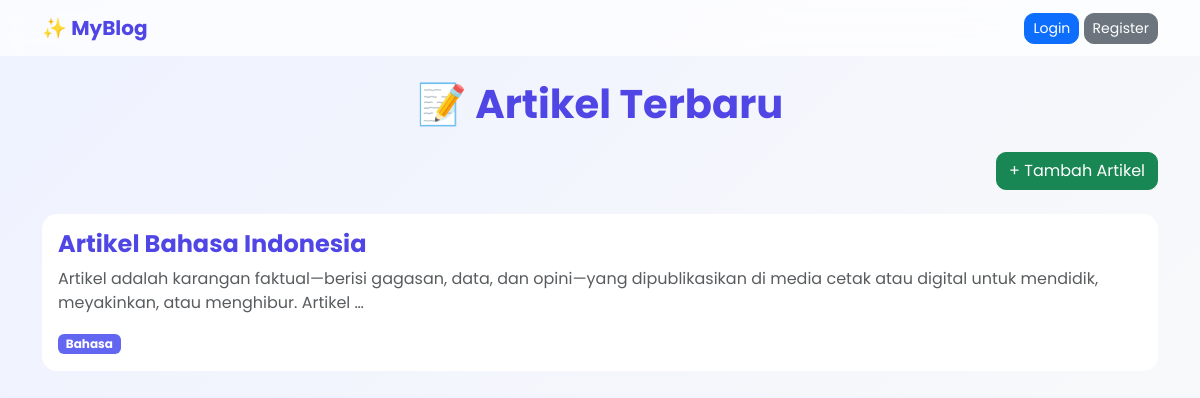
The page / on the database its author committed.
### blog/models.py (models this page shows, shortened)
class ArtikelBlog(models.Model):
    judul = models.CharField(max_length=200)
    isi = models.TextField()
    kategori = models.ForeignKey(Kategori, on_delete=models.CASCADE)
    created_at = models.DateTimeField(auto_now_add=True)
    created_by = models.ForeignKey(User, on_delete=models.CASCADE)

class Kategori(models.Model):
    name = models.CharField(max_length=100)
    created_at = models.DateTimeField(auto_now_add=True)
    created_by = models.ForeignKey(User, on_delete=models.CASCADE)

### blog/views.py (the view)
# urls.py: path('', home),
def home(request):
    data_artikel = ArtikelBlog.objects.all()
    return render(request, 'home.html', {'artikel': data_artikel})

### blog/templates/home.html (shortened to what this page needs)
<!DOCTYPE html>
<html>
<head>
    <link href="https://cdn.jsdelivr.net/npm/bootstrap@5.3.0/dist/css/bootstrap.min.css" rel="stylesheet">
</head>
<body>
<nav class="navbar navbar-expand-lg sticky-top">
<div class="container">
    <span class="navbar-brand fw-bold" style="color:#4f46e5;">✨ MyBlog</span>
    <div>
        {% if user.is_authenticated %}
            <span class="me-3">Hi, {{ user.username }}</span>
            <form action="/logout/" method="post" style="display:inline;">
                {% csrf_token %}
                <button class="btn btn-danger btn-sm">Logout</button>
            </form>
        {% else %}
            <a href="/login/" class="btn btn-primary btn-sm">Login</a>
            <a href="/register/" class="btn btn-secondary btn-sm">Register</a>
        {% endif %}
    </div>
</div>
</nav>
<div class="container mt-4">
<h1 class="text-center mb-4 fw-bold" style="color:#4f46e5;">
    📝 Artikel Terbaru
</h1>
<div class="text-end mb-4">
    <a href="/tambah/" class="btn btn-success">+ Tambah Artikel</a>
</div>
{% for a in artikel %}
<div class="card mb-4 border-0">
    <div class="card-body">
        <h4 class="fw-bold">
            <a href="/detail/{{ a.id }}/">{{ a.judul }}</a>
        </h4>
        <p class="text-muted">{{ a.isi|truncatewords:20 }}</p>
        <span class="badge" style="background:#6366f1;">
            {{ a.kategori.name }}
        </span>
    </div>
</div>
{% endfor %}
</div>
</body>
</html>

### blog/templates/home.html (style rules this page uses)
body { font-family: 'Poppins', sans-serif; background: linear-gradient(135deg, #eef2ff, #f8f9fa); }
.navbar { backdrop-filter: blur(10px); background: rgba(255,255,255,0.7); }
.card { border-radius: 15px; transition: 0.3s; }
.btn { border-radius: 10px; transition: 0.3s; }
a { text-decoration: none; color: #4f46e5; }

### rows shown on the page
ArtikelBlog: judul "Artikel Bahasa Indonesia", isi "Artikel adalah karangan faktual—berisi gagasan, data, dan opini—yang dipublikasikan di media cetak atau digital untuk mendidik, meyakinkan, atau menghibur. Artikel …", kategori.name "Bahasa"
